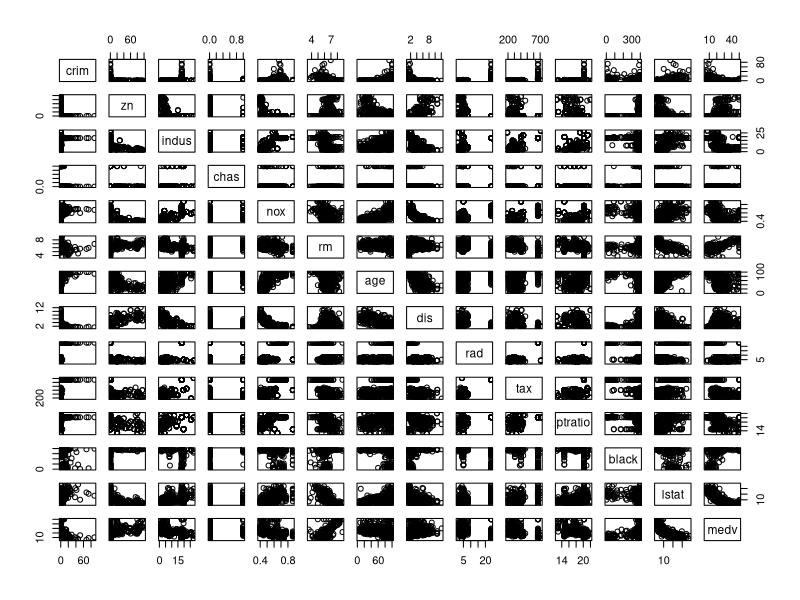
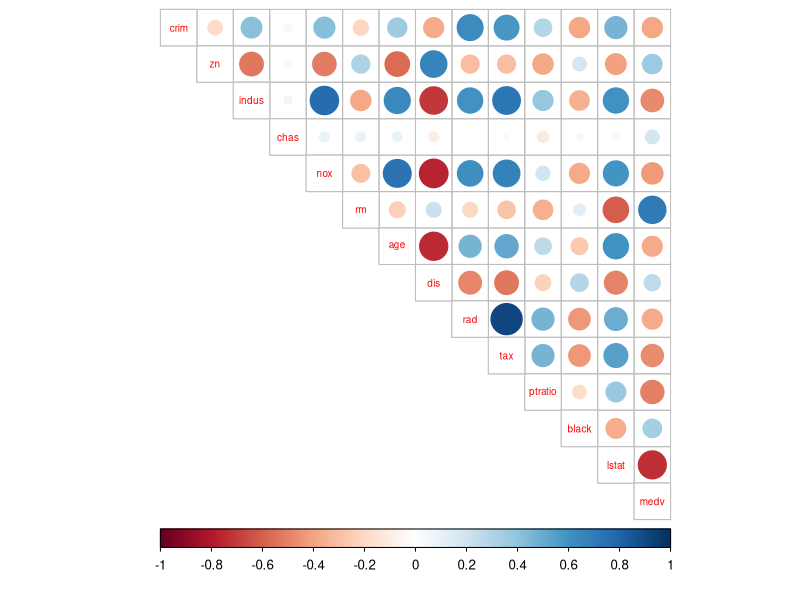
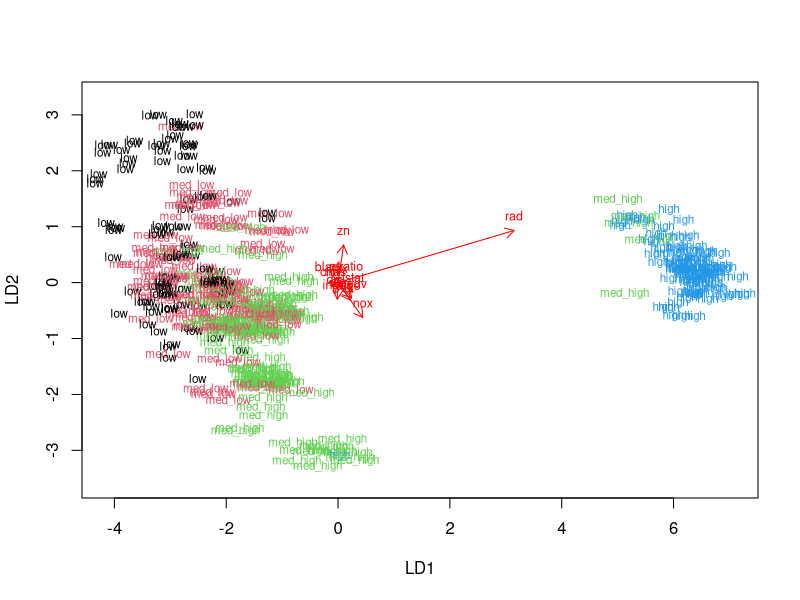
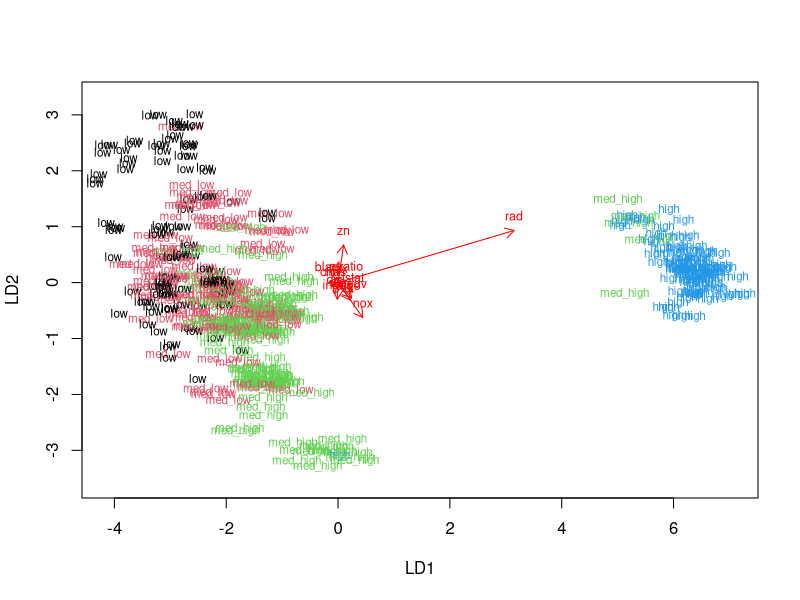
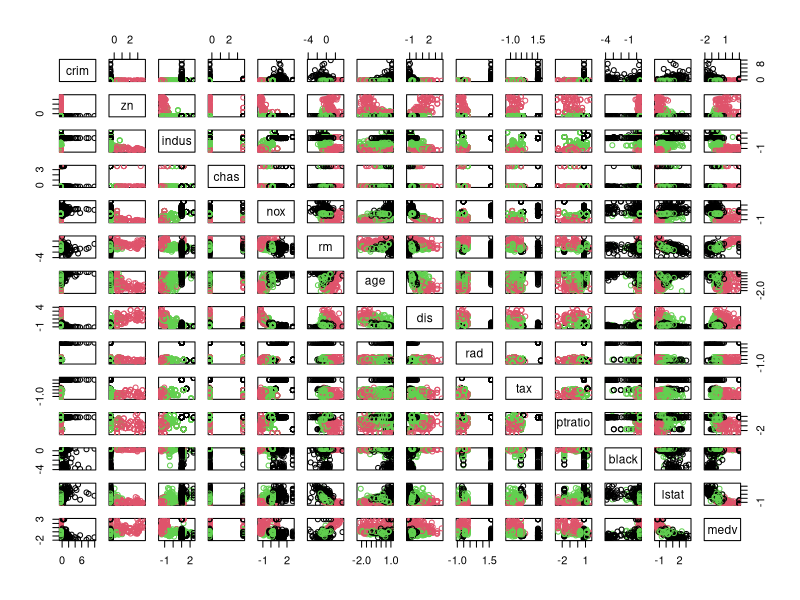
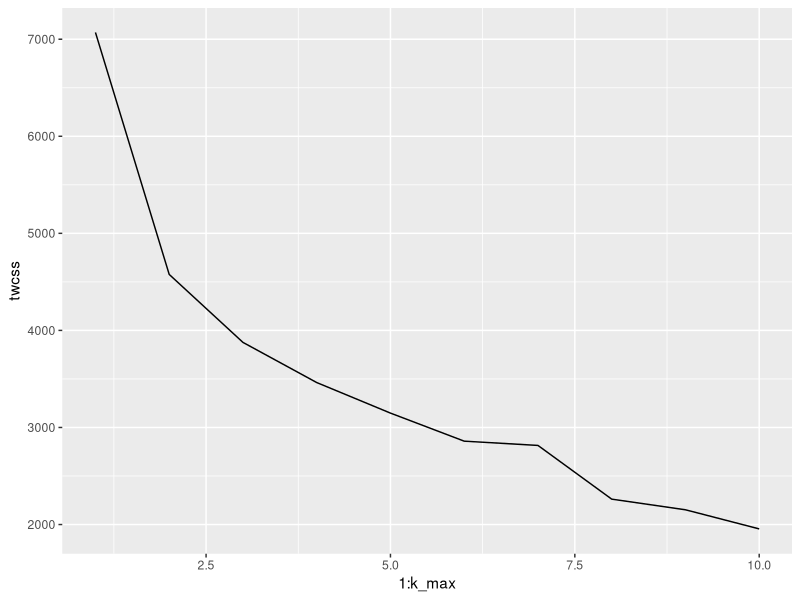
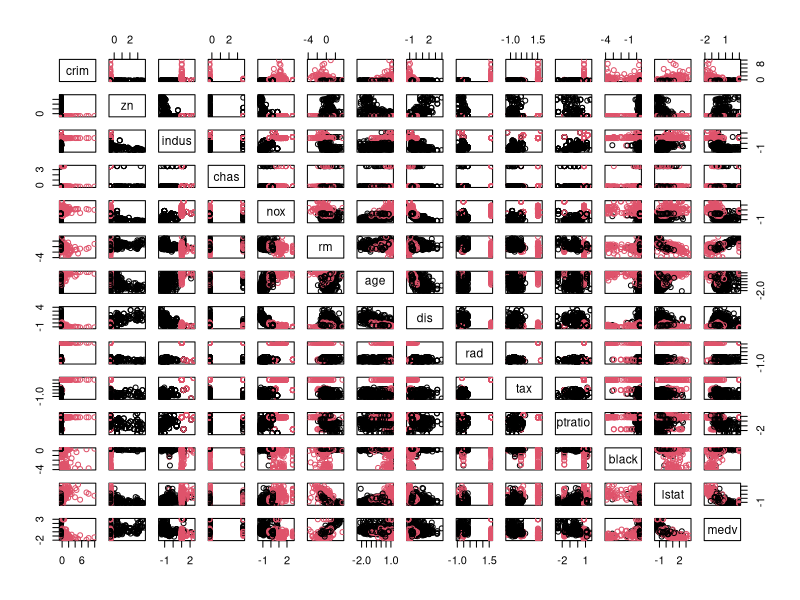

These charts were generated, in order, by the following R code:
## ---- chunk 1
#2.

#Test

library(MASS)
data("Boston")

str(Boston)
dim(Boston)

testi= cbind(Boston[1:2], Boston[3])

testaa= testi[c(3, 1:2)]

## ---- chunk 2
#3.

library(corrplot)
library(tidyverse)

pairs(Boston)

# calculate the correlation matrix and round it
cor_matrix<-cor(Boston) %>%
round(.,2)
cor_matrix
# print the correlation matrix


# visualize the correlation matrix
corrplot(cor_matrix, method="circle", type= "upper", cl.pos= "b", tl.pos= "d", tl.cex= 0.6)
## ---- chunk 3
#4.
# center and standardize variables

str(Boston)
boston_scaled <- scale(Boston)
str(boston_scaled)

# summaries of the scaled variables
summary(boston_scaled)

# class of the boston_scaled object
class(boston_scaled)

# change the object to data frame
boston_scaled = as.data.frame(boston_scaled)

str(boston_scaled)

## ---- chunk 4
# 6.


# boston_scaled is available

# save the scaled crim as scaled_crim
scaled_crim <- boston_scaled$crim

# summary of the scaled_crim
summary(scaled_crim)

# create a quantile vector of crim and print it
bins <- quantile(scaled_crim)
bins

str(scaled_crim)

# create a categorical variable 'crime'
crime <- cut(scaled_crim, breaks = bins, include.lowest = TRUE, labels
=c("low", "med_low", "med_high", "high"))

# look at the table of the new factor crime
table(crime)

# remove original crim from the dataset
boston_scaled <- dplyr::select(boston_scaled, -crim)

# add the new categorical value to scaled data
boston_scaled <- data.frame(boston_scaled, crime)

# number of rows in the Boston dataset 
n <- nrow(boston_scaled)

# choose randomly 80% of the rows
ind <- sample(n,  size = n * 0.8)

# create train set
train <- boston_scaled[ind,]

# create test set 
test <- boston_scaled[-ind,]

# save the correct classes from test data
correct_classes <- test$crime

# remove the crime variable from test data
test <- dplyr::select(test, -crime)

str(Boston)
## ---- chunk 5
lda.fit <- lda(crime~. , data = train)

# print the lda.fit object
lda.fit

# the function for lda biplot arrows
lda.arrows <- function(x, myscale = 1, arrow_heads = 0.1, color = "red", tex = 0.75, choices = c(1,2)){
  heads <- coef(x)
  arrows(x0 = 0, y0 = 0, 
         x1 = myscale * heads[,choices[1]], 
         y1 = myscale * heads[,choices[2]], col=color, length = arrow_heads)
  text(myscale * heads[,choices], labels = row.names(heads), 
       cex = tex, col=color, pos=3)
}

# target classes as numeric
classes <- as.numeric(train$crime)

# plot the lda results
plot(lda.fit, dimen = 2, col=classes, pch=classes)
lda.arrows(lda.fit, myscale = 1)

classes <- as.numeric(train$crime)

# plot the lda results
plot(lda.fit, dimen = 2, col=classes, pch=classes)
lda.arrows(lda.fit, myscale = 1)

lda.pred <- predict(lda.fit, newdata = test)

# cross tabulate the results
table(correct = correct_classes, predicted = lda.pred$class)
## ---- chunk 6
#7.

library(MASS)
data('Boston')

Boston= scale(Boston)

# euclidean distance matrix
dist_eu <- dist(Boston)

# look at the summary of the distances
summary(dist_eu)

# manhattan distance matrix
dist_man <- dist(Boston, method="manhattan")


# look at the summary of the distances
summary(dist_man)


## ---- chunk 7
km <-kmeans(Boston, centers = 3)

# plot the Boston dataset with clusters
pairs(Boston, col = km$cluster)
## ---- chunk 8

library(ggplot2)
set.seed(123)

# determine the number of clusters
k_max <- 10

# calculate the total within sum of squares
twcss <- sapply(1:k_max, function(k){kmeans(Boston, k)$tot.withinss})

# visualize the results
qplot(x = 1:k_max, y = twcss, geom = 'line')

# k-means clustering
km <-kmeans(Boston, centers= 2)

# plot the Boston dataset with clusters
pairs(Boston, col = km$cluster)
